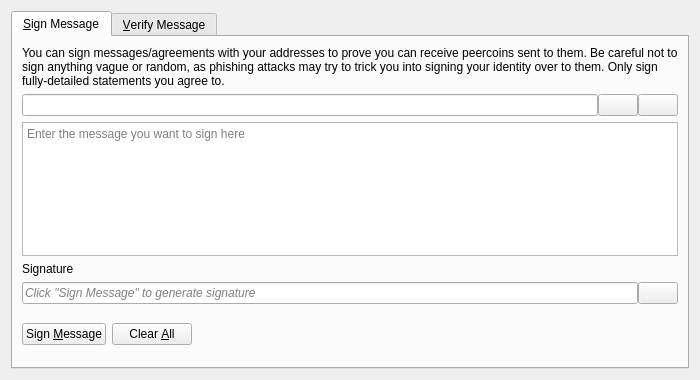
<?xml version="1.0" encoding="UTF-8"?>
<ui version="4.0">
 <class>SignVerifyMessageDialog</class>
 <widget class="QDialog" name="SignVerifyMessageDialog">
  <property name="geometry">
   <rect>
    <x>0</x>
    <y>0</y>
    <width>700</width>
    <height>380</height>
   </rect>
  </property>
  <property name="windowTitle">
   <string>Signatures - Sign / Verify a Message</string>
  </property>
  <property name="modal">
   <bool>true</bool>
  </property>
  <layout class="QVBoxLayout" name="verticalLayout">
   <item>
    <widget class="QTabWidget" name="tabWidget">
     <property name="currentIndex">
      <number>0</number>
     </property>
     <widget class="QWidget" name="tabSignMessage">
      <attribute name="title">
       <string>&amp;Sign Message</string>
      </attribute>
      <layout class="QVBoxLayout" name="verticalLayout_SM">
       <item>
        <widget class="QLabel" name="infoLabel_SM">
         <property name="text">
          <string>You can sign messages/agreements with your addresses to prove you can receive peercoins sent to them. Be careful not to sign anything vague or random, as phishing attacks may try to trick you into signing your identity over to them. Only sign fully-detailed statements you agree to.</string>
         </property>
         <property name="textFormat">
          <enum>Qt::PlainText</enum>
         </property>
         <property name="wordWrap">
          <bool>true</bool>
         </property>
        </widget>
       </item>
       <item>
        <layout class="QHBoxLayout" name="horizontalLayout_1_SM">
         <property name="spacing">
          <number>0</number>
         </property>
         <item>
          <widget class="QValidatedLineEdit" name="addressIn_SM">
           <property name="toolTip">
            <string>The HellenicCoin address to sign the message with</string>
           </property>
          </widget>
         </item>
         <item>
          <widget class="QPushButton" name="addressBookButton_SM">
           <property name="toolTip">
            <string>Choose previously used address</string>
           </property>
           <property name="text">
            <string/>
           </property>
           <property name="icon">
            <iconset resource="../bitcoin.qrc">
             <normaloff>:/icons/address-book</normaloff>:/icons/address-book</iconset>
           </property>
           <property name="shortcut">
            <string>Alt+A</string>
           </property>
           <property name="autoDefault">
            <bool>false</bool>
           </property>
          </widget>
         </item>
         <item>
          <widget class="QPushButton" name="pasteButton_SM">
           <property name="toolTip">
            <string>Paste address from clipboard</string>
           </property>
           <property name="text">
            <string/>
           </property>
           <property name="icon">
            <iconset resource="../bitcoin.qrc">
             <normaloff>:/icons/editpaste</normaloff>:/icons/editpaste</iconset>
           </property>
           <property name="shortcut">
            <string>Alt+P</string>
           </property>
           <property name="autoDefault">
            <bool>false</bool>
           </property>
          </widget>
         </item>
        </layout>
       </item>
       <item>
        <widget class="QPlainTextEdit" name="messageIn_SM">
         <property name="toolTip">
          <string>Enter the message you want to sign here</string>
         </property>
         <property name="placeholderText">
          <string>Enter the message you want to sign here</string>
         </property>
        </widget>
       </item>
       <item>
        <widget class="QLabel" name="signatureLabel_SM">
         <property name="text">
          <string>Signature</string>
         </property>
         <property name="textFormat">
          <enum>Qt::PlainText</enum>
         </property>
        </widget>
       </item>
       <item>
        <layout class="QHBoxLayout" name="horizontalLayout_2_SM">
         <property name="spacing">
          <number>0</number>
         </property>
         <item>
          <widget class="QLineEdit" name="signatureOut_SM">
           <property name="placeholderText">
            <string>Click "Sign Message" to generate signature</string>
           </property>
           <property name="font">
            <font>
             <italic>true</italic>
            </font>
           </property>
           <property name="readOnly">
            <bool>true</bool>
           </property>
          </widget>
         </item>
         <item>
          <widget class="QPushButton" name="copySignatureButton_SM">
           <property name="toolTip">
            <string>Copy the current signature to the system clipboard</string>
           </property>
           <property name="text">
            <string/>
           </property>
           <property name="icon">
            <iconset resource="../bitcoin.qrc">
             <normaloff>:/icons/editcopy</normaloff>:/icons/editcopy</iconset>
           </property>
           <property name="autoDefault">
            <bool>false</bool>
           </property>
          </widget>
         </item>
        </layout>
       </item>
       <item>
        <layout class="QHBoxLayout" name="horizontalLayout_3_SM">
         <item>
          <widget class="QPushButton" name="signMessageButton_SM">
           <property name="toolTip">
            <string>Sign the message to prove you own this HellenicCoin address</string>
           </property>
           <property name="text">
            <string>Sign &amp;Message</string>
           </property>
           <property name="icon">
            <iconset resource="../bitcoin.qrc">
             <normaloff>:/icons/edit</normaloff>:/icons/edit</iconset>
           </property>
           <property name="autoDefault">
            <bool>false</bool>
           </property>
          </widget>
         </item>
         <item>
          <widget class="QPushButton" name="clearButton_SM">
           <property name="toolTip">
            <string>Reset all sign message fields</string>
           </property>
           <property name="text">
            <string>Clear &amp;All</string>
           </property>
           <property name="icon">
            <iconset resource="../bitcoin.qrc">
             <normaloff>:/icons/remove</normaloff>:/icons/remove</iconset>
           </property>
           <property name="autoDefault">
            <bool>false</bool>
           </property>
          </widget>
         </item>
         <item>
          <spacer name="horizontalSpacer_1_SM">
           <property name="orientation">
            <enum>Qt::Horizontal</enum>
           </property>
           <property name="sizeHint" stdset="0">
            <size>
             <width>40</width>
             <height>48</height>
            </size>
           </property>
          </spacer>
         </item>
         <item>
          <widget class="QLabel" name="statusLabel_SM">
           <property name="font">
            <font>
             <weight>75</weight>
             <bold>true</bold>
            </font>
           </property>
           <property name="text">
            <string/>
           </property>
           <property name="wordWrap">
            <bool>true</bool>
           </property>
          </widget>
         </item>
         <item>
          <spacer name="horizontalSpacer_2_SM">
           <property name="orientation">
            <enum>Qt::Horizontal</enum>
           </property>
           <property name="sizeHint" stdset="0">
            <size>
             <width>40</width>
             <height>48</height>
            </size>
           </property>
          </spacer>
         </item>
        </layout>
       </item>
      </layout>
     </widget>
     <widget class="QWidget" name="tabVerifyMessage">
      <attribute name="title">
       <string>&amp;Verify Message</string>
      </attribute>
      <layout class="QVBoxLayout" name="verticalLayout_VM">
       <item>
        <widget class="QLabel" name="infoLabel_VM">
         <property name="text">
          <string>Enter the receiver's address, message (ensure you copy line breaks, spaces, tabs, etc. exactly) and signature below to verify the message. Be careful not to read more into the signature than what is in the signed message itself, to avoid being tricked by a man-in-the-middle attack. Note that this only proves the signing party receives with the address, it cannot prove sendership of any transaction!</string>
         </property>
         <property name="textFormat">
          <enum>Qt::PlainText</enum>
         </property>
         <property name="alignment">
          <set>Qt::AlignLeading|Qt::AlignLeft|Qt::AlignTop</set>
         </property>
         <property name="wordWrap">
          <bool>true</bool>
         </property>
        </widget>
       </item>
       <item>
        <layout class="QHBoxLayout" name="horizontalLayout_1_VM">
         <property name="spacing">
          <number>0</number>
         </property>
         <item>
          <widget class="QValidatedLineEdit" name="addressIn_VM">
           <property name="toolTip">
            <string>The HellenicCoin address the message was signed with</string>
           </property>
          </widget>
         </item>
         <item>
          <widget class="QPushButton" name="addressBookButton_VM">
           <property name="toolTip">
            <string>Choose previously used address</string>
           </property>
           <property name="text">
            <string/>
           </property>
           <property name="icon">
            <iconset resource="../bitcoin.qrc">
             <normaloff>:/icons/address-book</normaloff>:/icons/address-book</iconset>
           </property>
           <property name="shortcut">
            <string>Alt+A</string>
           </property>
           <property name="autoDefault">
            <bool>false</bool>
           </property>
          </widget>
         </item>
        </layout>
       </item>
       <item>
        <widget class="QPlainTextEdit" name="messageIn_VM">
          <property name="toolTip">
            <string>The signed message to verify</string>
          </property>
          <property name="placeholderText">
            <string>The signed message to verify</string>
          </property>
        </widget>
       </item>
       <item>
        <widget class="QValidatedLineEdit" name="signatureIn_VM">
          <property name="toolTip">
            <string>The signature given when the message was signed</string>
          </property>
          <property name="placeholderText">
            <string>The signature given when the message was signed</string>
          </property>
        </widget>
       </item>
       <item>
        <layout class="QHBoxLayout" name="horizontalLayout_2_VM">
         <item>
          <widget class="QPushButton" name="verifyMessageButton_VM">
           <property name="toolTip">
            <string>Verify the message to ensure it was signed with the specified HellenicCoin address</string>
           </property>
           <property name="text">
            <string>Verify &amp;Message</string>
           </property>
           <property name="icon">
            <iconset resource="../bitcoin.qrc">
             <normaloff>:/icons/transaction_0</normaloff>:/icons/transaction_0</iconset>
           </property>
           <property name="autoDefault">
            <bool>false</bool>
           </property>
          </widget>
         </item>
         <item>
          <widget class="QPushButton" name="clearButton_VM">
           <property name="toolTip">
            <string>Reset all verify message fields</string>
           </property>
           <property name="text">
            <string>Clear &amp;All</string>
           </property>
           <property name="icon">
            <iconset resource="../bitcoin.qrc">
             <normaloff>:/icons/remove</normaloff>:/icons/remove</iconset>
           </property>
           <property name="autoDefault">
            <bool>false</bool>
           </property>
          </widget>
         </item>
         <item>
          <spacer name="horizontalSpacer_1_VM">
           <property name="orientation">
            <enum>Qt::Horizontal</enum>
           </property>
           <property name="sizeHint" stdset="0">
            <size>
             <width>40</width>
             <height>48</height>
            </size>
           </property>
          </spacer>
         </item>
         <item>
          <widget class="QLabel" name="statusLabel_VM">
           <property name="font">
            <font>
             <weight>75</weight>
             <bold>true</bold>
            </font>
           </property>
           <property name="text">
            <string/>
           </property>
           <property name="wordWrap">
            <bool>true</bool>
           </property>
          </widget>
         </item>
         <item>
          <spacer name="horizontalSpacer_2_VM">
           <property name="orientation">
            <enum>Qt::Horizontal</enum>
           </property>
           <property name="sizeHint" stdset="0">
            <size>
             <width>40</width>
             <height>48</height>
            </size>
           </property>
          </spacer>
         </item>
        </layout>
       </item>
      </layout>
     </widget>
    </widget>
   </item>
  </layout>
 </widget>
 <customwidgets>
  <customwidget>
   <class>QValidatedLineEdit</class>
   <extends>QLineEdit</extends>
   <header>qt/qvalidatedlineedit.h</header>
  </customwidget>
 </customwidgets>
 <resources>
  <include location="../bitcoin.qrc"/>
 </resources>
 <connections/>
</ui>
